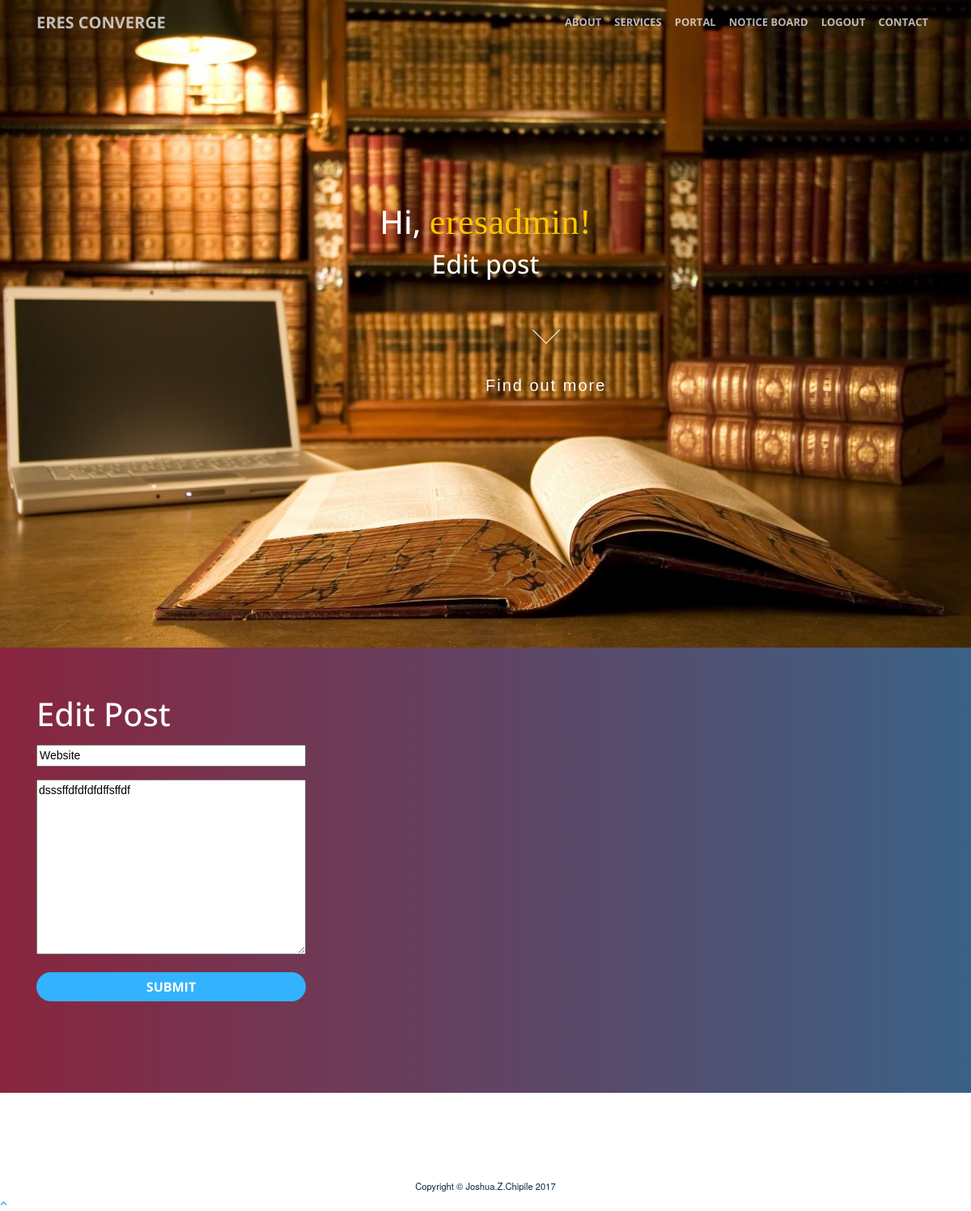
Page /board/post/2/edit/ (signed in) on the earlier database version.
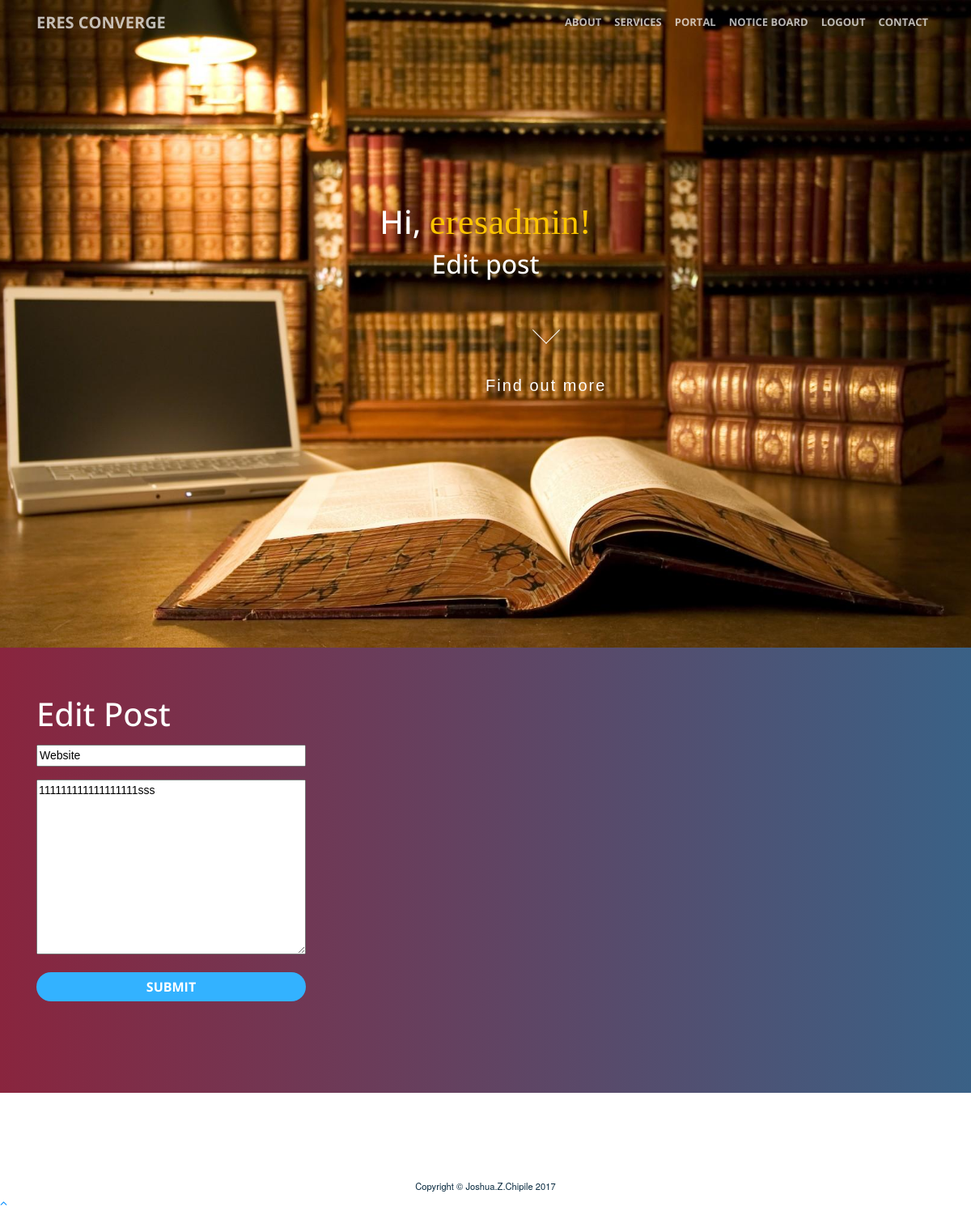
Same page on the later database version.
### eresapp/models.py (models this page shows, shortened)
class Post(models.Model):
    author = models.ForeignKey('auth.User')
    title = models.CharField(max_length=200)
    text  = models.TextField(max_length=400)
    created_date = models.DateTimeField( default=timezone.now)
    published_date = models.DateTimeField(blank=True, null=True)

### eresapp/views.py (the view)
# urls.py: url(r'^board/post/(?P<pk>\d+)/edit/$', views.post_edit, name='post_edit'),
@login_required(login_url='login')
def post_edit(request, pk):
    post = get_object_or_404(Post, pk=pk)
    if request.method == "POST":
        form = PostForm(request.POST, instance=post)
        if form.is_valid():
            post = form.save(commit=False)
            post.author = request.user
            post.published_date = timezone.now()
            post.save()
            return redirect('post_detail', pk=post.pk)
    else:
        form = PostForm(instance=post)
    return render(request, 'site/post_edit.html', {'form': form})

### eresapp/forms.py
class PostForm(forms.ModelForm):
    class Meta:
        model = Post
        fields = ('title', 'text',)

### eresapp/templates/site/post_edit.html (shortened to what this page needs)
{% extends 'site/base2.html' %}
{% block content %}
    <header class="masthead">
        <div class="header-content">
              <div class="container">
                <div class="section-content">
          				<h1 class="section-header">Hi, <span class="content-header wow fadeIn " data-wow-delay="0.2s" data-wow-duration="2s">{{user.username}}!</span></h1>
                  <h2>Edit post</h2>
                </div>
              </div>
              <section id="noticeboard" class="demo">
                 <a href="#contacts"><span></span>Find out more</a>
              </section>
            </div>
    </header>
    <section  id="contacts">
                  <div class="container">
                  <h1 class="section-header">Edit Post</h1>
                  <div style="width:30%">
                      <form method="POST" class="post-form">
                          {% for field in form %}
                          <div class="form-group">
                              {{field}}
                          </div>
                          {% endfor %}
                          <button class="btn btn-primary" style="width:100%"> Submit</button>
                  </div>
              </div>
    </section>
    <section>
    </section>
    <footer class="sticky-footer">
      <div class="container">
        <div class="text-center">
          <small>Copyright © Joshua.Z.Chipile 2017</small>
        </div>
      </div>
      <a class="scroll-to-top rounded" href="#page-top">
        <i class="fa fa-angle-up"></i>
      </a>
    </footer>
{% endblock %}

Differences in the rows shown:
changed Post "Website": text "dsssffdfdfdfdffsffdf" → "111111111111111111sss"
